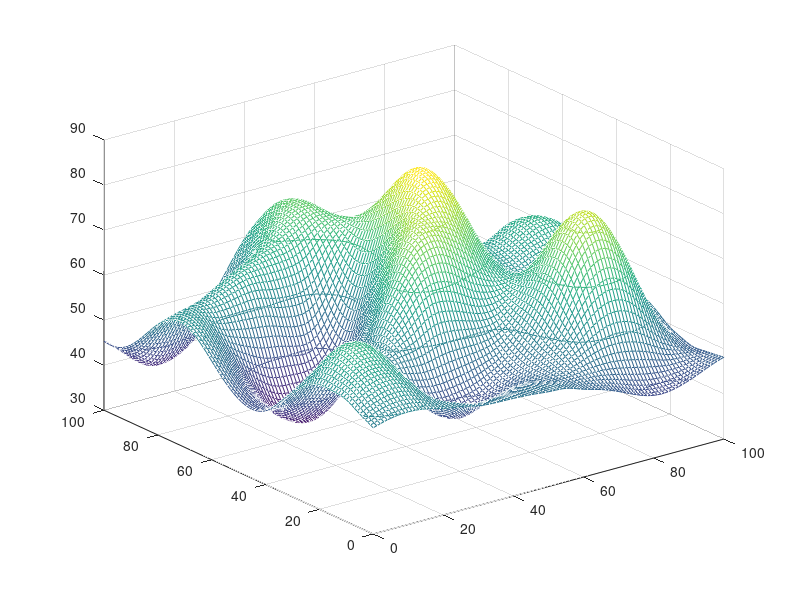

Write the MATLAB code that produced this figure.
% Matlab code to generate the random snapshot for Laplace-like pdf:
M = 50;                                                                % Number of snapshots
%N = 20;                      % for Laplace-like                 % Number of large-scale Gaussians
N = 150;                          % for Gaussian-like
Peak = 100;                                                           % Peak of the 3D signal
Sigma = 10;                                                           % std of large scale Gaussian
Ns = 150;                                                            % Number of the small-scale Gaussians
Ss = 3;                     % for Laplace-like                  % std of the small scale Gaussians
%Ss = 10;                        % for Gaussian-like

V = 100 * (0 : 0.01 : 1);
[X,Y] = meshgrid(V);

z = [];
P = rand(N,3);
P(:,1:2) = Peak * P(:,1:2);
for Wnum = 1 : M
    Z = zeros(size(X));
    rand('state', sum(100*clock));
    
    % Generation of the large scale Gaussians
    %P = Peak * rand(N,3);
    for k = 1: N
        Z = Z + 2 * Peak * (P(k,3) - 0.5) / sqrt(2*pi) / Sigma * exp(-((X-P(k,1)).^2 + (Y-P(k,2)).^2)/2/Sigma^2);
    end,
    
    % Genmeration of small scale Gaussians
    Ps = rand(Ns,3);
    Ps(:,1:2) = Peak * Ps(:,1:2);   
    for k = 1 : Ns
        Z = Z + 5 * (Ps(k,3) - 0.5) / sqrt(2*pi) / Ss * exp(-((X-Ps(k,1)).^2 + (Y-Ps(k,2)).^2)/2/Ss^2);
    end,
    
    % Snapshot normalization
    Z = Peak / 2 * Z/(max(max(Z)) - min(min(Z))) + 50;
    
    Data = Z;
    %[p,xx] = ksdensity(Z(:));
    [p,xx] = hist(Z(:),500);
    % saving snapshot
    name = sprintf('NewWave_%d',Wnum);
    save(name,'Data', 'P','Ps','Sigma','Ss','N','Ns','Peak', 'xx', 'p'); 
    z = [z;Z(:)];
end,

%[N,xx] = hist(z,100);
%p = N/sum(N);
%[p,xx] = ksdensity(z);
[p,xx] = hist(Z(:),500);
save('pdf','p','xx');
%figure(1); plot(xx,p); grid on;
%t = 0:100;
%pg=1/sqrt(2*pi)/13*exp(-(t-50).^2/13^2);
%figure(1); hold on; plot(t,pg,'r');

figure(2); mesh(X,Y,Z); hold on;
Vec = 5:10:95;
contour3(X,Y,Z,Vec);


